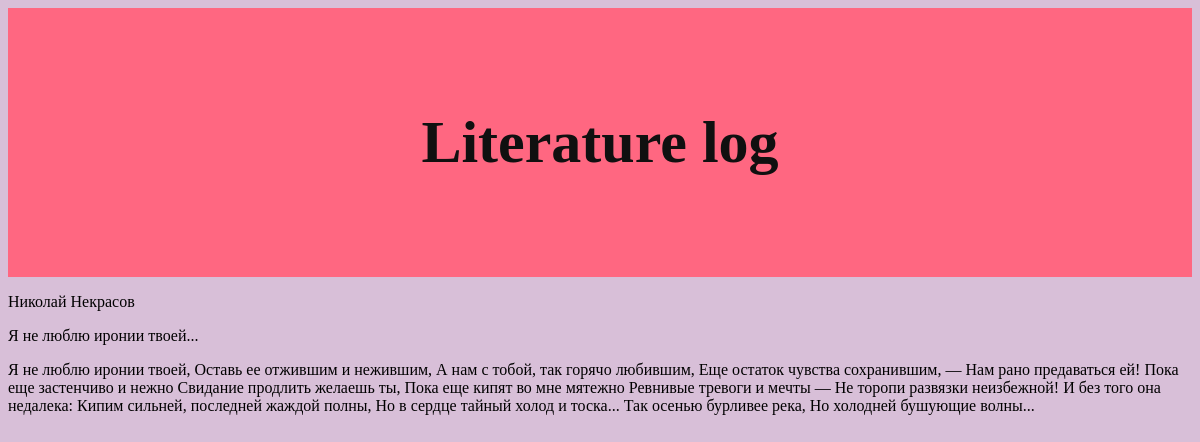
The page /litlog/1/ on the database its author committed.
### app/models.py (models this page shows, shortened)
class Poem(models.Model):
    author = models.CharField(max_length=30)
    title = models.CharField(max_length=50)
    text = models.CharField(max_length=5000)

### app/views.py (the view)
# urls.py: path('<int:poem_id>/', views.detail, name='detail'),
def detail(request, poem_id):
    poem = Poem.objects.get(pk=poem_id)
    template = loader.get_template('poems/text.html')
    context = {'title': poem.title, 'author': poem.author, 'text':poem.text}
    return HttpResponse(template.render(context, request))

### app/templates/poems/text.html
{% extends "base.html" %}
{% block content %}
{% if author %}
<p>{{ author }}</p>
{% else %}
<p>Unknown author</p>
{% endif %}
{% if title %}
<p>{{ title }}</p>
{% else %}
<p>...</p>
{% endif %}
{% if text %}
<p>{{ text }}</p>
{% else %}
<p></p>
{% endif %}
{% endblock %}

### app/static/styles/styles.css (style rules this page uses)
body { background-color: #d8bfd8; font-family: 'Spartan' }

### rows shown on the page
Poem: author "Николай Некрасов", title "Я не люблю иронии твоей...", text "Я не люблю иронии твоей, Оставь ее отжившим и нежившим, А нам с тобой, так горячо любившим, Еще остаток чувства сохранившим, — Нам рано предаваться ей! Пока еще застенчиво и нежно Свидание продлить желаешь ты, Пока еще кипят во мне мятежно Ревнивые тревоги и мечты — Не торопи развязки неизбежной! И без того она недалека: Кипим сильней, последней жаждой полны, Но в сердце тайный холод и тоска... Так осенью бурливее река, Но холодней бушующие волны..."
